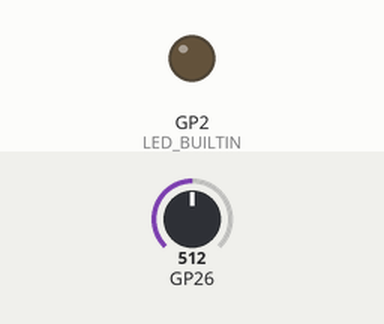
Simulated run of this sketch. Board: Raspberry Pi Pico. On the bench: output pins drawn as LEDs (lit = HIGH). The inputs (shaded band) are chosen by the test bench; at power-on: GP26 = 512. What the sketch prints to the serial monitor is not drawn.

Above: at 2.5 s.
At 7.5 s:
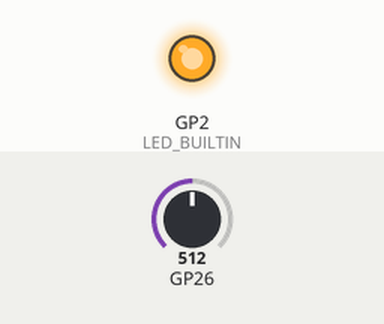
Timing chart, 0 to 13.0 s (numbered marks = the images above):
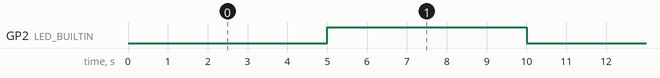

Measured:
- by itself, GP2 (LED_BUILTIN): alternates HIGH for 5.0 s and LOW for 5.0 s

The sketch:

misc_151.ino
```cpp
// snippet: misc_151
// tags: misc, millis, nonblocking
// boards: avr, esp32, megaavr, nano33iot, romi32u4, rp2040
// library: none
// description: Multiple periodic tasks at different rates: sensor sample at 10Hz, serial report at 1Hz, heartbea…
// prompts: multiple, periodic, tasks, different, rates, sensor
// verified: compile-only
// source: kd-generated (id 151)
// exact-include: Arduino.h

#ifndef LED_BUILTIN
#define LED_BUILTIN 2  // ESP32 core may not define it (rule_led_builtin)
#endif

#include <Arduino.h>

// Global variables for task timing
unsigned long sensorPrevMs = 0;
unsigned long serialPrevMs = 0;
unsigned long heartbeatPrevMs = 0;

// Task intervals in milliseconds
const unsigned long SENSOR_INTERVAL = 100;  // 10Hz
const unsigned long SERIAL_INTERVAL = 1000; // 1Hz
const unsigned long HEARTBEAT_INTERVAL = 5000; // 0.2Hz

void setup() {
  Serial.begin(9600);
  pinMode(LED_BUILTIN, OUTPUT);
}

void loop() {
  unsigned long now = millis();

  // Sensor sampling task
  if (now - sensorPrevMs >= SENSOR_INTERVAL) {
    sensorPrevMs = now;
    // Perform sensor reading here
    int sensorValue = analogRead(A0);
    Serial.print("sensor: "); Serial.println(sensorValue);
  }

  // Serial reporting task
  if (now - serialPrevMs >= SERIAL_INTERVAL) {
    serialPrevMs = now;
    // Perform serial reporting here
    Serial.println("reporting...");
  }

  // Heartbeat task
  if (now - heartbeatPrevMs >= HEARTBEAT_INTERVAL) {
    heartbeatPrevMs = now;
    // Perform heartbeat action here
    digitalWrite(LED_BUILTIN, !digitalRead(LED_BUILTIN));
  }
}
```
